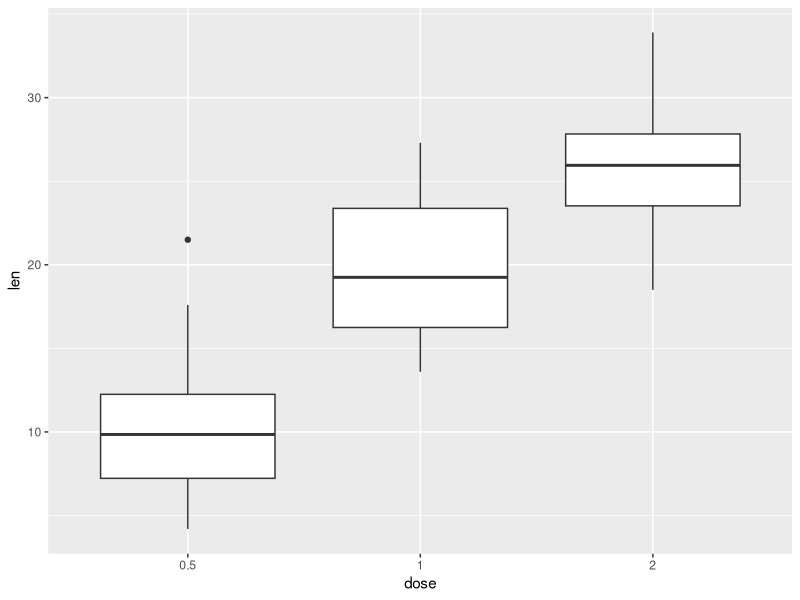
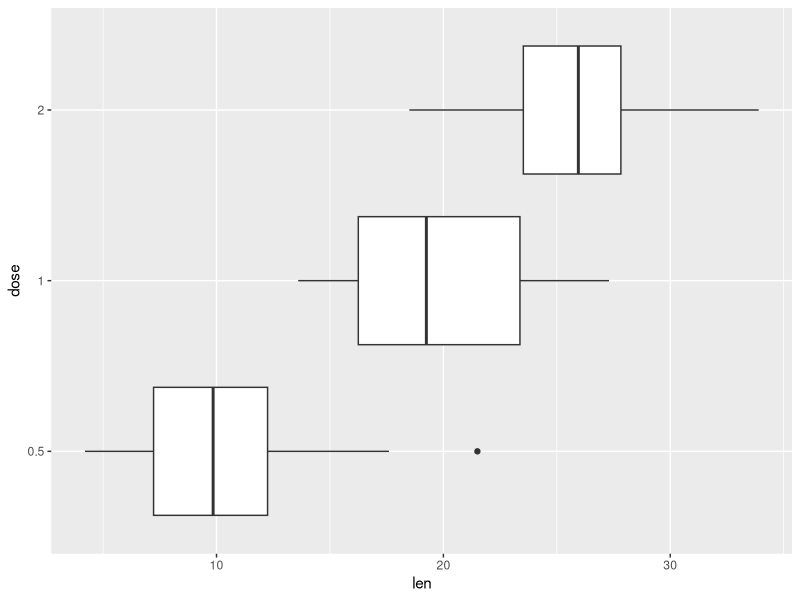
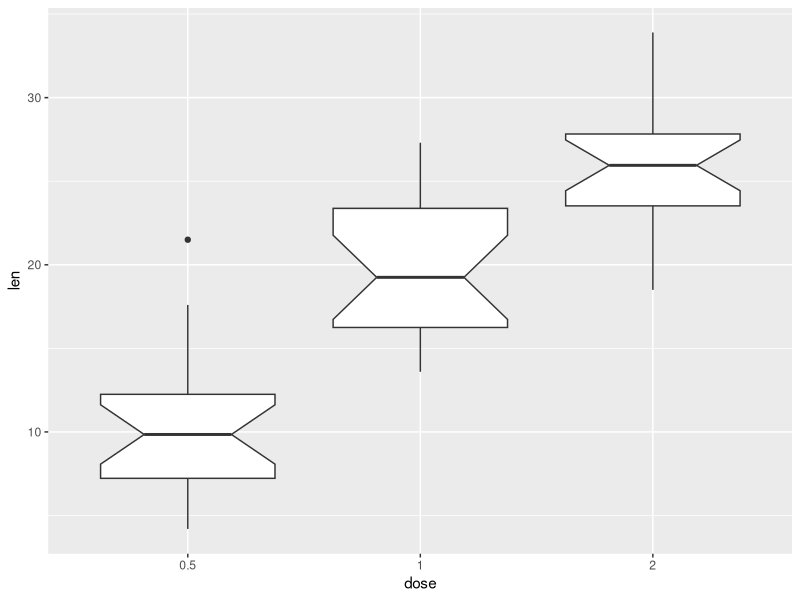
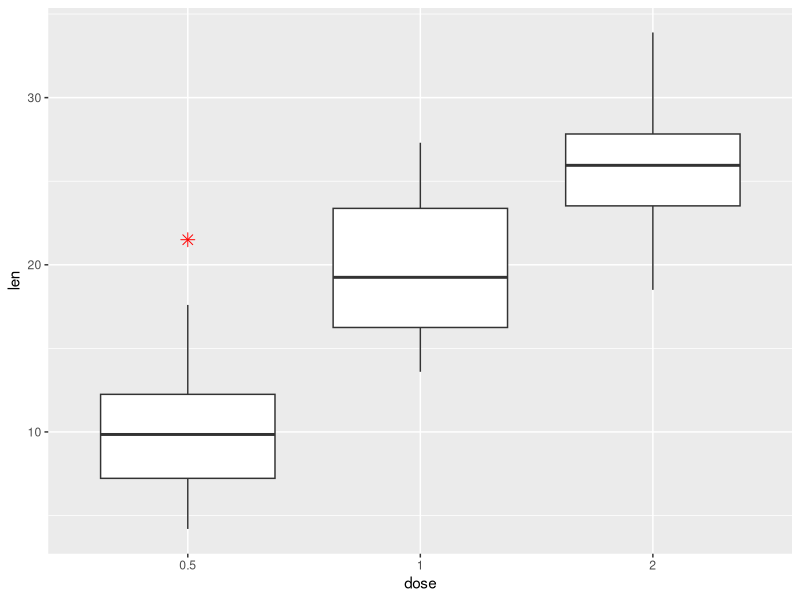
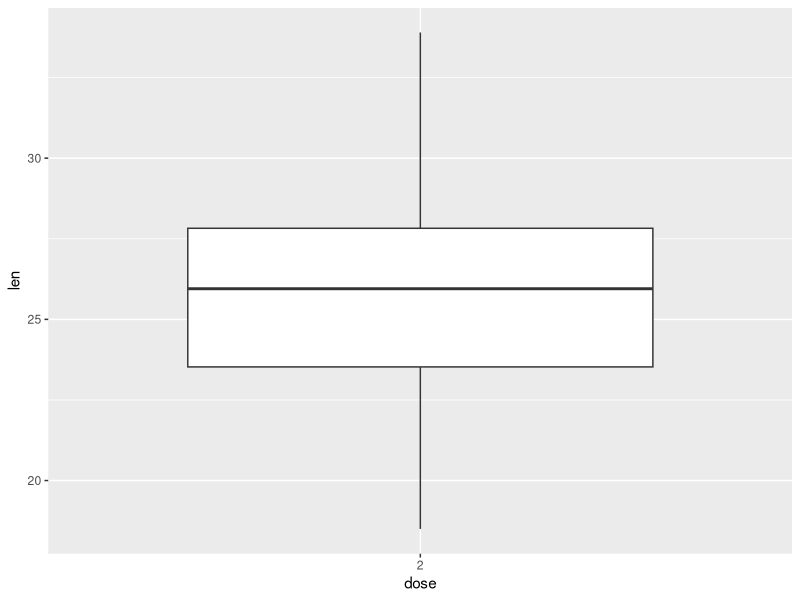
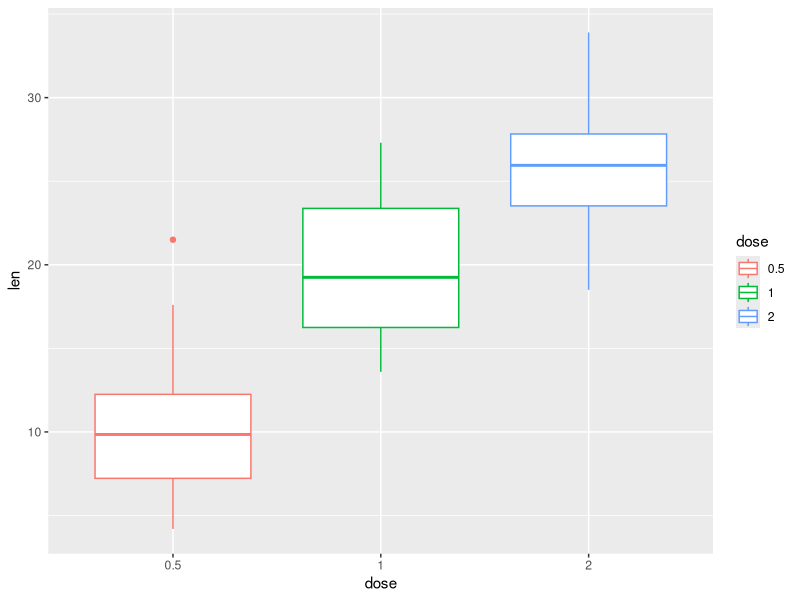
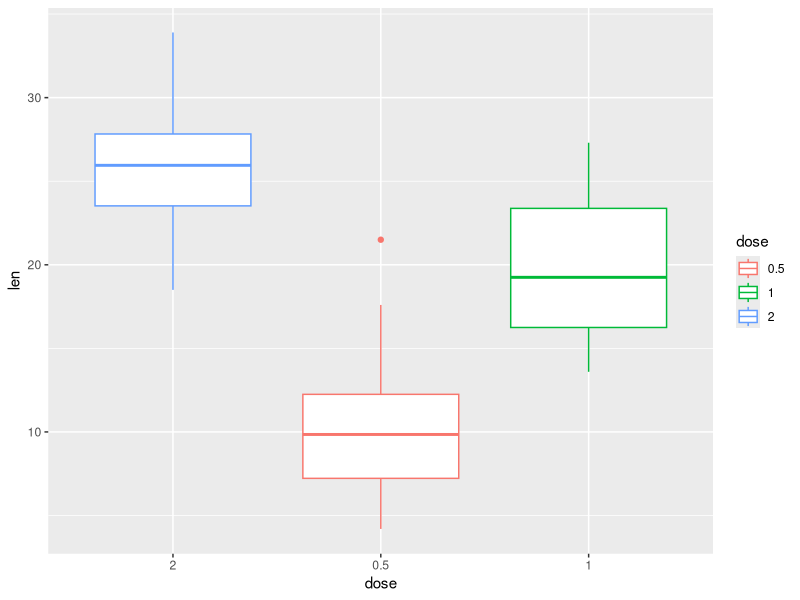
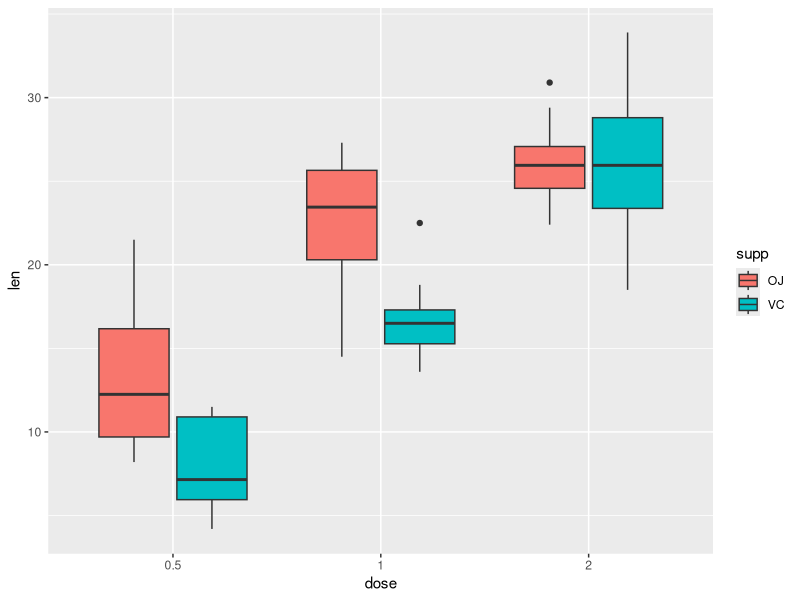

These charts were generated, in order, by the following R code:
# Loading the dataset
myData = ToothGrowth

# Converting the variable dose from a numeric to a factor variable
myData$dose = as.factor(myData$dose)

library(ggplot2)

# Basic boxplot
ggplot(myData, aes(x = dose, y = len)) + 
  geom_boxplot()

# Rotating the box plot
ggplot(myData, aes(x = dose, y = len)) + 
  geom_boxplot() +
  coord_flip()

# Notched box plot
ggplot(myData, aes(x = dose, y = len)) + 
  geom_boxplot(notch = T)

# Changing outlier color, shape, and size
ggplot(myData, aes(x = dose, y = len)) + 
  geom_boxplot(outlier.color = "red", outlier.shape = 8,
               outlier.size = 3)

# Choosing which item to display
ggplot(myData, aes(x = dose, y = len)) + 
  geom_boxplot(outlier.color = "red", outlier.shape = 8,
               outlier.size = 3) +
  scale_x_discrete(limits = c("2"))

# Changing box plot line colors by groups
ggplot(myData, aes(x = dose, y = len, color = dose)) + 
  geom_boxplot()

# Changing the item order
ggplot(myData, aes(x = dose, y = len, color = dose)) + 
  geom_boxplot() +
  scale_x_discrete(limit = c("2", "0.5", "1"))

# Box plot with multiple groups 
ggplot(myData, aes(x = dose, y = len, fill = supp)) + 
  geom_boxplot()

# changing the position
ggplot(myData, aes(x = dose, y = len, fill = supp)) + 
  geom_boxplot(position = position_dodge(1.1))

